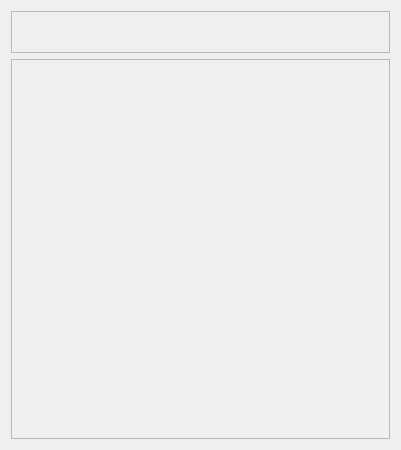
          <widget class="QWidget" name="pageNavtexParams_2">
           <property name="geometry">
            <rect>
             <x>0</x>
             <y>0</y>
             <width>401</width>
             <height>450</height>
            </rect>
           </property>
           <attribute name="label">
            <string>Параметры станции</string>
           </attribute>
           <layout class="QVBoxLayout" name="verticalLayout_22">
            <item>
             <widget class="QFrame" name="graphControlFrame_4">
              <property name="frameShape">
               <enum>QFrame::StyledPanel</enum>
              </property>
              <property name="frameShadow">
               <enum>QFrame::Raised</enum>
              </property>
              <layout class="QHBoxLayout" name="horizontalLayout_35">
               <item>
                <widget class="QPushButton" name="bnEditNAVTEX_2">
                 <property name="sizePolicy">
                  <sizepolicy hsizetype="Fixed" vsizetype="Fixed">
                   <horstretch>0</horstretch>
                   <verstretch>0</verstretch>
                  </sizepolicy>
                 </property>
                 <property name="text">
                  <string/>
                 </property>
                 <property name="icon">
                  <iconset resource="res.qrc">
                   <normaloff>:/buttons/Icons/Pen.ico</normaloff>:/buttons/Icons/Pen.ico</iconset>
                 </property>
                 <property name="flat">
                  <bool>true</bool>
                 </property>
                </widget>
               </item>
               <item>
                <widget class="QPushButton" name="bnSetActive_3">
                 <property name="sizePolicy">
                  <sizepolicy hsizetype="Fixed" vsizetype="Fixed">
                   <horstretch>0</horstretch>
                   <verstretch>0</verstretch>
                  </sizepolicy>
                 </property>
                 <property name="text">
                  <string/>
                 </property>
                 <property name="icon">
                  <iconset resource="res.qrc">
                   <normaloff>:/buttons/Icons/Hand.ico</normaloff>:/buttons/Icons/Hand.ico</iconset>
                 </property>
                 <property name="flat">
                  <bool>true</bool>
                 </property>
                </widget>
               </item>
               <item>
                <spacer name="horizontalSpacer_9">
                 <property name="orientation">
                  <enum>Qt::Horizontal</enum>
                 </property>
                 <property name="sizeHint" stdset="0">
                  <size>
                   <width>129</width>
                   <height>20</height>
                  </size>
                 </property>
                </spacer>
               </item>
               <item>
                <widget class="QPushButton" name="bnVesselPosition_3">
                 <property name="sizePolicy">
                  <sizepolicy hsizetype="Fixed" vsizetype="Fixed">
                   <horstretch>0</horstretch>
                   <verstretch>0</verstretch>
                  </sizepolicy>
                 </property>
                 <property name="text">
                  <string/>
                 </property>
                 <property name="icon">
                  <iconset resource="res.qrc">
                   <normaloff>:/buttons/Icons/Info2.ico</normaloff>:/buttons/Icons/Info2.ico</iconset>
                 </property>
                 <property name="flat">
                  <bool>true</bool>
                 </property>
                </widget>
               </item>
              </layout>
             </widget>
            </item>
            <item>
             <widget class="QTextEdit" name="textNAVTEXParams_2">
              <property name="font">
               <font>
                <weight>50</weight>
                <bold>false</bold>
               </font>
              </property>
              <property name="styleSheet">
               <string notr="true">background-color: rgb(240, 240, 240);</string>
              </property>
              <property name="readOnly">
               <bool>true</bool>
              </property>
             </widget>
            </item>
           </layout>
          </widget>
